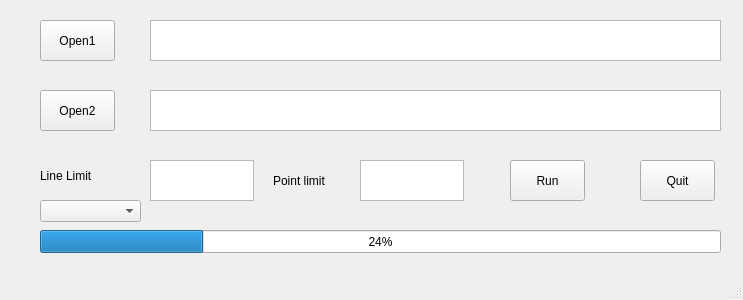
<?xml version="1.0" encoding="UTF-8"?>
<ui version="4.0">
 <class>MainWindow</class>
 <widget class="QMainWindow" name="MainWindow">
  <property name="geometry">
   <rect>
    <x>0</x>
    <y>0</y>
    <width>743</width>
    <height>300</height>
   </rect>
  </property>
  <property name="windowTitle">
   <string>MainWindow</string>
  </property>
  <widget class="QWidget" name="centralwidget">
   <widget class="QPushButton" name="pushButton">
    <property name="geometry">
     <rect>
      <x>40</x>
      <y>20</y>
      <width>75</width>
      <height>41</height>
     </rect>
    </property>
    <property name="text">
     <string>Open1</string>
    </property>
   </widget>
   <widget class="QPushButton" name="pushButton_2">
    <property name="geometry">
     <rect>
      <x>40</x>
      <y>90</y>
      <width>75</width>
      <height>41</height>
     </rect>
    </property>
    <property name="text">
     <string>Open2</string>
    </property>
   </widget>
   <widget class="QPushButton" name="pushButton_3">
    <property name="geometry">
     <rect>
      <x>510</x>
      <y>160</y>
      <width>75</width>
      <height>41</height>
     </rect>
    </property>
    <property name="text">
     <string>Run</string>
    </property>
   </widget>
   <widget class="QPushButton" name="pushButton_4">
    <property name="geometry">
     <rect>
      <x>640</x>
      <y>160</y>
      <width>75</width>
      <height>41</height>
     </rect>
    </property>
    <property name="text">
     <string>Quit</string>
    </property>
   </widget>
   <widget class="QTextEdit" name="textEdit">
    <property name="geometry">
     <rect>
      <x>150</x>
      <y>20</y>
      <width>571</width>
      <height>41</height>
     </rect>
    </property>
   </widget>
   <widget class="QTextEdit" name="textEdit_2">
    <property name="geometry">
     <rect>
      <x>150</x>
      <y>90</y>
      <width>571</width>
      <height>41</height>
     </rect>
    </property>
   </widget>
   <widget class="QTextEdit" name="textEdit_3">
    <property name="geometry">
     <rect>
      <x>150</x>
      <y>160</y>
      <width>104</width>
      <height>41</height>
     </rect>
    </property>
    <property name="horizontalScrollBarPolicy">
     <enum>Qt::ScrollBarAsNeeded</enum>
    </property>
    <property name="documentTitle">
     <string/>
    </property>
   </widget>
   <widget class="QTextEdit" name="textEdit_4">
    <property name="geometry">
     <rect>
      <x>360</x>
      <y>160</y>
      <width>104</width>
      <height>41</height>
     </rect>
    </property>
   </widget>
   <widget class="QLabel" name="label">
    <property name="geometry">
     <rect>
      <x>40</x>
      <y>160</y>
      <width>71</width>
      <height>31</height>
     </rect>
    </property>
    <property name="text">
     <string>Line Limit</string>
    </property>
   </widget>
   <widget class="QLabel" name="label_2">
    <property name="geometry">
     <rect>
      <x>273</x>
      <y>160</y>
      <width>71</width>
      <height>41</height>
     </rect>
    </property>
    <property name="text">
     <string>Point limit</string>
    </property>
   </widget>
   <widget class="QProgressBar" name="progressBar">
    <property name="geometry">
     <rect>
      <x>40</x>
      <y>230</y>
      <width>681</width>
      <height>23</height>
     </rect>
    </property>
    <property name="value">
     <number>24</number>
    </property>
   </widget>
   <widget class="QComboBox" name="comboBox">
    <property name="geometry">
     <rect>
      <x>40</x>
      <y>200</y>
      <width>101</width>
      <height>22</height>
     </rect>
    </property>
   </widget>
  </widget>
  <widget class="QMenuBar" name="menubar">
   <property name="geometry">
    <rect>
     <x>0</x>
     <y>0</y>
     <width>743</width>
     <height>23</height>
    </rect>
   </property>
  </widget>
  <widget class="QStatusBar" name="statusbar"/>
 </widget>
 <resources/>
 <connections/>
</ui>
